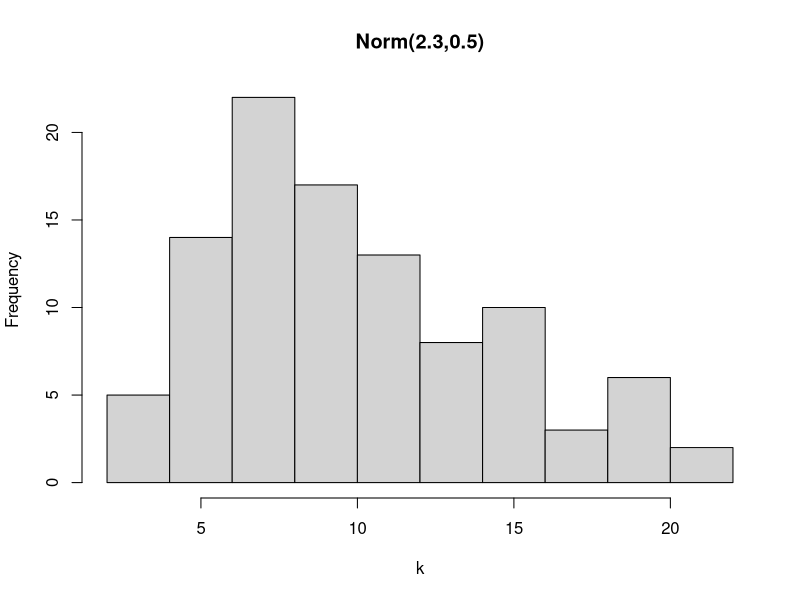

Write the R code that produced this figure. (Note: this script raises an error after producing the figure.)
#lnorm(2.3,0.5)

prob = rlnorm(100,2.3,0.5)
prob = sort(prob)

#prob = table(prob)

png("../LaTex/lab7zad7.png")
hist(prob,xlab = "k", main = "Norm(2.3,0.5)") #breaks = seq(0,20,by = 2)
dev.off()

m = mean(prob)
v = var(prob)

print(prob)

cat("mean ", m, " variance ", v,"\n")

write.csv(prob, file = "../LaTex/lab7zad7.csv")